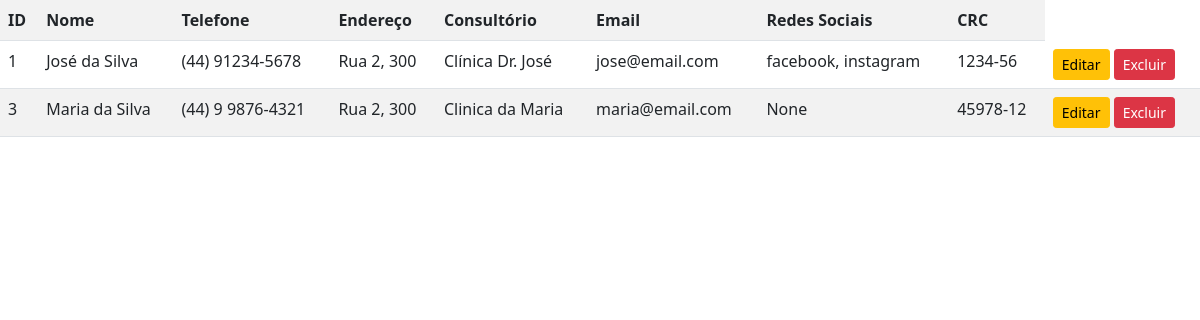
Page /listar/profissionais_saude/ on the committed database.
### cadastros/models.py (models this page shows, shortened)
class ProfissionalSaude(models.Model):
    nome = models.CharField(max_length=255)
    telefone = models.CharField(max_length=50)
    endereco = models.CharField(max_length=255, verbose_name='Endereço')
    consultorio = models.CharField(max_length=255, verbose_name='Consultório')
    email = models.EmailField()
    redes_sociais = models.CharField(max_length=255, null=True, blank=True)
    crc = models.CharField(max_length=50, verbose_name='Conselho Regional de Classe')

### cadastros/views.py (the view)
# urls.py: path('listar/profissionais_saude/', ProfissionalSaudeList.as_view(), name='listar-profissionais-saude'),
class ProfissionalSaudeList(ListView):
    model = ProfissionalSaude
    template_name = 'cadastros/listar-profissionais-saude.html'

### cadastros/templates/cadastros/listar-profissionais-saude.html (shortened to what this page needs)
{% load static %}
<!DOCTYPE html>
<html lang="pt-br">
<head>
    <link rel="stylesheet" href="{% static 'css/bootstrap.min.css' %}">
    <link rel="stylesheet" href="{% static 'css/font-awesome.min.css' %}">
</head>
<body>
   <table class="table table-striped">
       <tr>
           <th>ID</th>
           <th>Nome</th>
           <th>Telefone</th>
           <th>Endereço</th>
           <th>Consultório</th>
           <th>Email</th>
           <th>Redes Sociais</th>
           <th>CRC</th>
       </tr>
       {% for profissional in object_list %}
       <tr>
           <td>{{ profissional.pk }}</td>
           <td>{{ profissional.nome }}</td>
           <td>{{ profissional.telefone }}</td>
           <td>{{ profissional.endereco }}</td>
           <td>{{ profissional.consultorio }}</td>
           <td>{{ profissional.email }}</td>
           <td>{{ profissional.redes_sociais }}</td>
           <td>{{ profissional.crc }}</td>
           <td>
               <a href="{% url 'atualizar-profissional-saude' profissional.pk %}" class="btn btn-warning btn-sm">Editar</a>
               <a href="{% url 'excluir-profissional-saude' profissional.pk %}" class="btn btn-danger btn-sm">Excluir</a>
           </td>
       </tr>
       {% empty %}
       <tr>
           <td colspan="100%">Nenhum profissional de saúde cadastrado!</td>
       </tr>
       {% endfor %}
   </table>
</body>
</html>

### rows in the picture
ProfissionalSaude: pk "1", nome "José da Silva", telefone "(44) 91234-5678", endereco "Rua 2, 300", consultorio "Clínica Dr. José", email "jose@email.com", redes_sociais "facebook, instagram", crc "1234-56"
ProfissionalSaude: pk "3", nome "Maria da Silva", telefone "(44) 9 9876-4321", endereco "Rua 2, 300", consultorio "Clinica da Maria", email "maria@email.com", redes_sociais "None", crc "45978-12"
